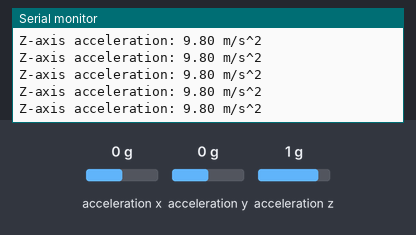
Simulated run of this sketch. Board: Arduino Uno, built with avr-gcc and run on an emulated ATmega328P. On the bench: the last lines printed to the serial monitor. Wiring (inferred from the names in the program): MMA8452 accelerometer at I2C address 0x1D. The inputs (shaded band) are chosen by the test bench; at power-on: acceleration z 1 g, acceleration x 0 g, acceleration y 0 g.

Above: at 1.2 s.
1.3 s: acceleration z set to -1.4 g
At 2.1 s:
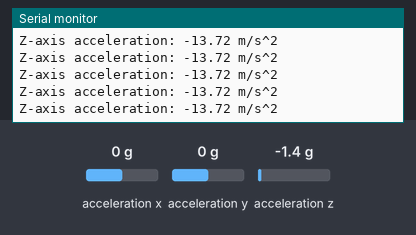
4.3 s: acceleration z set to -0.8 g
At 5.0 s:
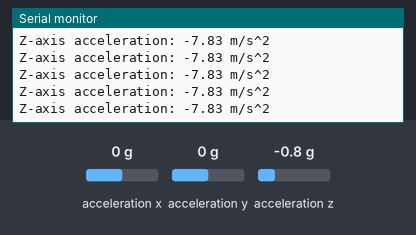
7.3 s: acceleration z set to 0 g
At 7.8 s:
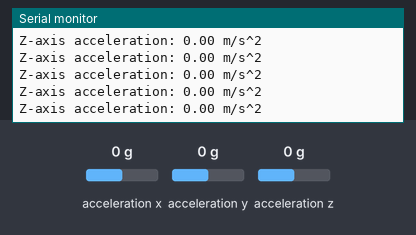
10.3 s: acceleration z set to -1.4 g
At 10.9 s:
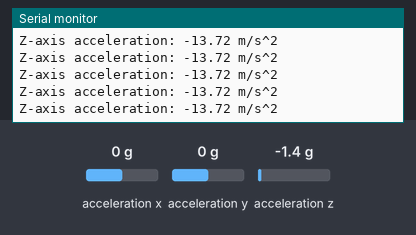
13.3 s: acceleration z set to 0.8 g
At 14.3 s:
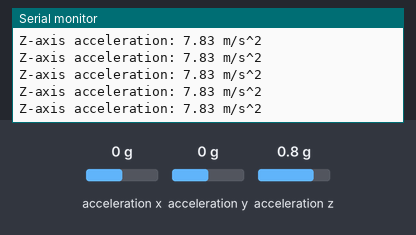
16.3 s: acceleration z set to 1.4 g
At 16.9 s:
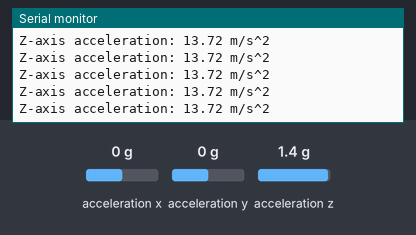
Timing chart, 0 to 19.3 s (numbered marks = the images above; inputs shaded):
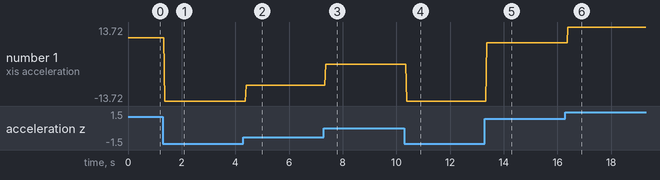

The sketch:

Arduino_Accelerometer.ino
```cpp
#include <Wire.h>

// MMA8451 I2C address
#define MMA8451_I2C 0x1D
#define STATUS_REG 0x00
#define OUT_Z_MSB 0x05
#define OUT_Z_LSB 0x06
#define CTRL_REG1 0x2A

// Acceleration scale factor for 14-bit data and 2g range (1g = 9.7953 m/s^2)
#define ACCEL_SCALE_FACTOR 4096;

void setup() {
  Wire.begin();
  Serial.begin(9600);

  // standby mode
  writeRegister(CTRL_REG1, 0x00);

  // Configure MMA8451: 1.56 Hz data rate, low noise, and 14-bit data
  writeRegister(CTRL_REG1, 0xFC); // 11 111 1 0 0
  // Activate the MMA8451
  writeRegister(CTRL_REG1, 0xFD); // 11 111 1 0 1
}

void loop() {
  // Read status register
  uint8_t status = readRegister(STATUS_REG);

  // Check if new acceleration data is available
  if (status & 0x04) {    // status reg AND 00000100
    int16_t z_accel_raw = readZAcceleration();  //if data ready, go get it
        float z_accel_actual = (z_accel_raw * 9.7953) / ACCEL_SCALE_FACTOR; // convert value

    // Print the accel val
    Serial.print("Z-axis acceleration: ");
    Serial.print(z_accel_actual);
    Serial.println(" m/s^2");
  }
}

// Function to read a register value from MMA8451
uint8_t readRegister(uint8_t reg) {
  Wire.beginTransmission(MMA8451_I2C);  //use I2C address
  Wire.write(reg);
  Wire.endTransmission(false);  //no no, don't end yet
  Wire.requestFrom(MMA8451_I2C, 1); //grab 1 byte of data
  return Wire.read();
}

// Function to write a value to a register in MMA8451
void writeRegister(uint8_t reg, uint8_t value) {
  Wire.beginTransmission(MMA8451_I2C);  //use I2C address
  Wire.write(reg);    //define address to write to
  Wire.write(value);  //define what to write to that address
  Wire.endTransmission();
}

// Function to read Z-axis acceleration
int16_t readZAcceleration() {
  uint8_t z_msb = readRegister(OUT_Z_MSB);
  uint8_t z_lsb = readRegister(OUT_Z_LSB);
  return (int16_t)((z_msb << 8) | (z_lsb)) >> 2;    //shift msb 8 and OR with lsb to create 16bit data
                                                    // also shift 16bit data left 2 so that 14 bit data
                                                    //is available at new lsb
}
```

Measured:
- after the input at 1.3 s, the serial monitor: prints a new line after 0.08 s (image 1)
- after the input at 4.3 s, the serial monitor: prints a new line after 0.10 s (image 2)
- after the input at 7.3 s, the serial monitor: prints a new line after 0.07 s (image 3)
- after the input at 10.3 s, the serial monitor: prints a new line after 0.09 s (image 4)
- after the input at 13.3 s, the serial monitor: prints a new line after 0.07 s (image 5)
- after the input at 16.3 s, the serial monitor: prints a new line after 0.09 s (image 6)
- plotted number 1: 9.8 → -13.72 after the input at 1.3 s, -13.72 → -7.83 after the input at 4.3 s, -7.83 → 0 after the input at 7.3 s, 0 → -13.72 after the input at 10.3 s, -13.72 → 7.83 after the input at 13.3 s
